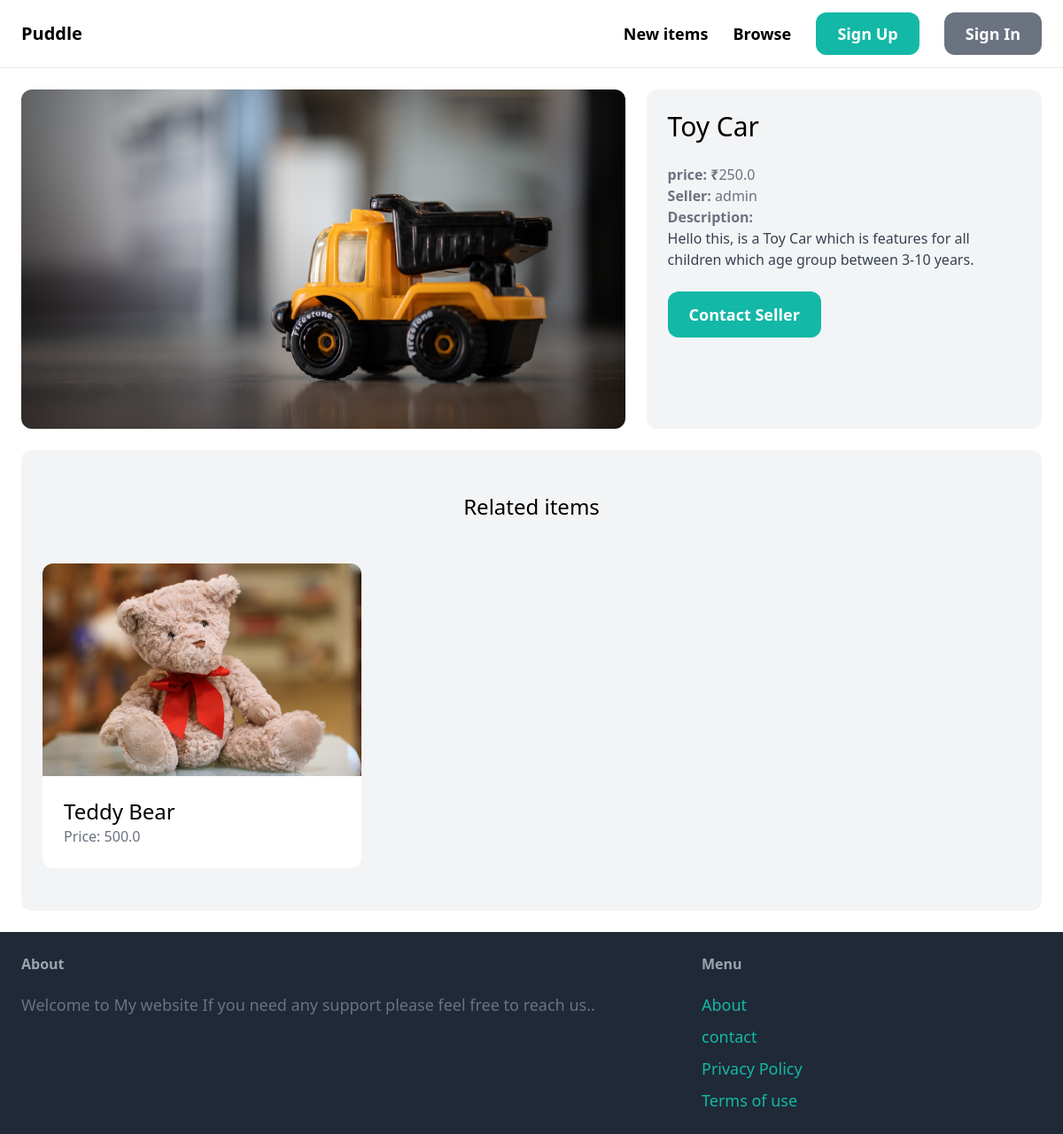
Screenshot of /items/3/ with the database file from the repository.
### items/models.py (models this page shows, shortened)
class Item(models.Model):
    category = models.ForeignKey(Category, related_name='items',on_delete=models.CASCADE)
    name = models.CharField(max_length=255)
    description = models.TextField(blank=True,null=True)
    price = models.FloatField()
    image = models.ImageField(upload_to='item_images',blank=True,null=True)
    is_sold = models.BooleanField(default=False)
    created_by = models.ForeignKey(User, related_name='items', on_delete=models.CASCADE)
    created_at = models.DateField(auto_now_add=True)

### items/views.py (the view)
# urls.py: path('<int:pk>/', views.detail, name='detail'),
def detail(request,pk):
    item = get_object_or_404(Item, pk=pk)
    related_items = Item.objects.filter(category=item.category,is_sold=False, ).exclude(pk=pk)[0:3]
    return render(request, 'detail.html',{'item':item,'related_items': related_items})

### items/templates/detail.html (shortened to what this page needs)
{% extends 'base.html' %}
{% block content %}
 <div class="grid grid-cols-5 gap-6">
    <div class="col-span-3">
        <img src="{{ item.image.url }}" class="rounded-xl">
    </div>
     <div class="col-span-2 p-6 bg-gray-100 rounded-xl">
         <h1 class="mb-6 text-3xl">{{ item.name }}</h1>
         <p class="text-gray-500"><strong>price: ₹</strong>{{item.price}}</p>
         <p class="text-gray-500"><strong>Seller: </strong>{{item.created_by}}</p>
       {% if item.description %}
          <p class="text-gray-700">
              <strong class="text-gray-500">Description: </strong>
              <br>
              {{ item.description }}
          </p>
       {% endif %}
         <a href="#" class="inline-block mt-6 px-6 py-3 text-lg font-semibold bg-teal-500 text-white rounded-xl hover:bg-teal-700">Contact Seller</a>
     </div>
</div>
  <div class="mt-6 px-6 py-12 bg-gray-100 rounded-xl">
      <h2 class="mb-12 text-2xl text-center">Related items</h2>
      <div class="grid grid-cols-3 gap-3">
      {% for item in related_items %}
      <div>
         <a href="{% url 'items:detail' item.id %}">
            <div>
                 <img src="{{ item.image.url }}" class="rounded-t-xl">
            </div>
            <div class="p-6 bg-white rounded-b-xl">
               <h2 class="text-2xl">{{ item.name }}</h2>
               <p class="text-gray-500">Price: {{ item.price }}</p>
            </div>
         </a>
      </div>
      {% endfor %}
       </div>
   </div>
{% endblock %}

### rows the page displays
Item: image (picture), name "Toy Car", price "250.0", created_by "admin", description "Hello this, is a Toy Car which is features for all children which age group between 3-10 years."
Item: image (picture), name "Teddy Bear", price "500.0"
